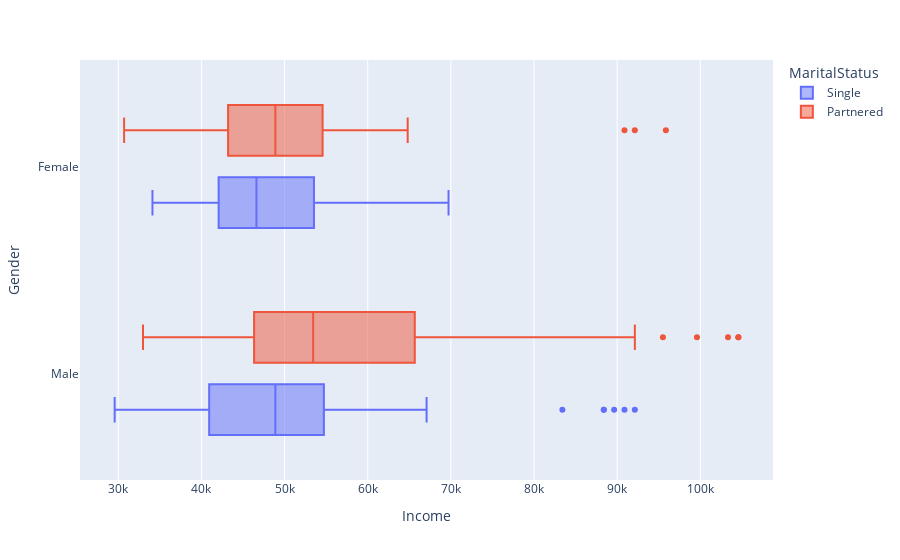

This figure's notebook cell:
### Code cell
px.box(data_frame=cardio_data,x="Income",y="Gender",color="MaritalStatus")

### Figure 1 — Plotly figure (JSON) as saved in the notebook; plotly's stock layout.template omitted (floating-point values rounded to 4 significant figures)
{"data": [{"alignmentgroup": "True", "hovertemplate": "MaritalStatus=Single<br>Income=%{x}<br>Gender=%{y}<extra></extra>", "legendgroup": "Single", "marker": {"color": "#636efa"}, "name": "Single", "notched": false, "offsetgroup": "Single", "orientation": "h", "showlegend": true, "type": "box", "x": [29562, 31836, 32973, 32973, 35247, 36384, 36384, 35247, 34110, 38658, 38658, 40932, 42069, 45480, 46617, 40932, 43206, 36384, 50028, 54576, 52302, 54576, 54576, 45480, 46617, 55713, 51165, 52302, 67083, 44343, 52302, 57987, 31836, 32973, 38658, 45480, 40932, 40932, 48891, 50028, 43206, 45480, 43206, 45480, 48891, 50028, 51165, 45480, 57987, 46617, 65220, 60261, 47754, 67083, 50028, 57987, 48658, 54781, 48556, 58516, 53536, 48556, 61006, 52291, 49801, 69721, 88396, 88396, 52290, 92131, 83416, 89641, 90886], "x0": " ", "xaxis": "x", "y": ["Male", "Male", "Male", "Male", "Male", "Male", "Female", "Female", "Female", "Female", "Male", "Male", "Female", "Male", "Female", "Male", "Male", "Female", "Male", "Male", "Male", "Male", "Male", "Female", "Female", "Female", "Male", "Female", "Female", "Male", "Male", "Female", "Male", "Male", "Male", "Female", "Female", "Female", "Male", "Female", "Female", "Male", "Female", "Female", "Male", "Female", "Male", "Male", "Female", "Female", "Female", "Male", "Female", "Male", "Female", "Female", "Male", "Male", "Male", "Male", "Female", "Male", "Male", "Female", "Male", "Female", "Male", "Male", "Male", "Male", "Male", "Male", "Male"], "y0": " ", "yaxis": "y"}, {"alignmentgroup": "True", "hovertemplate": "MaritalStatus=Partnered<br>Income=%{x}<br>Gender=%{y}<extra></extra>", "legendgroup": "Partnered", "marker": {"color": "#EF553B"}, "name": "Partnered", "notched": false, "offsetgroup": "Partnered", "orientation": "h", "showlegend": true, "type": "box", "x": [30699, 35247, 32973, 35247, 37521, 35247, 38658, 40932, 39795, 34110, 44343, 42069, 48891, 45480, 53439, 39795, 40932, 44343, 52302, 53439, 51165, 44343, 45480, 45480, 46617, 52302, 54576, 51165, 68220, 46617, 50028, 46617, 54576, 52302, 46617, 48891, 60261, 37521, 46617, 54576, 56850, 59124, 61398, 54576, 53439, 60261, 56850, 64809, 34110, 34110, 34110, 32973, 36384, 38658, 45480, 43206, 45480, 45480, 52302, 47754, 45480, 43206, 50028, 45480, 51165, 52302, 51165, 53439, 53439, 50028, 51165, 53439, 64809, 59124, 52302, 53439, 53439, 48891, 62535, 59124, 61398, 64809, 54576, 57987, 57271, 49801, 62251, 61006, 64741, 70966, 75946, 74701, 64741, 83416, 90886, 92131, 77191, 85906, 90886, 103336, 99601, 89641, 95866, 92131, 104581, 104581, 95508], "x0": " ", "xaxis": "x", "y": ["Female", "Male", "Female", "Female", "Female", "Female", "Male", "Male", "Male", "Female", "Female", "Male", "Female", "Male", "Female", "Female", "Female", "Female", "Female", "Male", "Male", "Male", "Female", "Female", "Female", "Female", "Female", "Female", "Male", "Female", "Female", "Male", "Male", "Male", "Female", "Male", "Female", "Female", "Male", "Female", "Male", "Male", "Male", "Male", "Male", "Female", "Male", "Female", "Female", "Female", "Male", "Male", "Male", "Male", "Male", "Female", "Male", "Female", "Male", "Female", "Male", "Male", "Male", "Female", "Female", "Male", "Female", "Male", "Male", "Female", "Male", "Female", "Female", "Male", "Female", "Male", "Male", "Female", "Female", "Male", "Female", "Male", "Male", "Male", "Male", "Male", "Male", "Female", "Male", "Male", "Male", "Male", "Male", "Male", "Male", "Female", "Male", "Male", "Female", "Male", "Male", "Male", "Female", "Male", "Male", "Male", "Male"], "y0": " ", "yaxis": "y"}], "layout": {"boxmode": "group", "legend": {"title": {"text": "MaritalStatus"}, "tracegroupgap": 0}, "margin": {"t": 60}, "xaxis": {"anchor": "y", "domain": [0, 1], "title": {"text": "Income"}}, "yaxis": {"anchor": "x", "domain": [0, 1], "title": {"text": "Gender"}}}}
